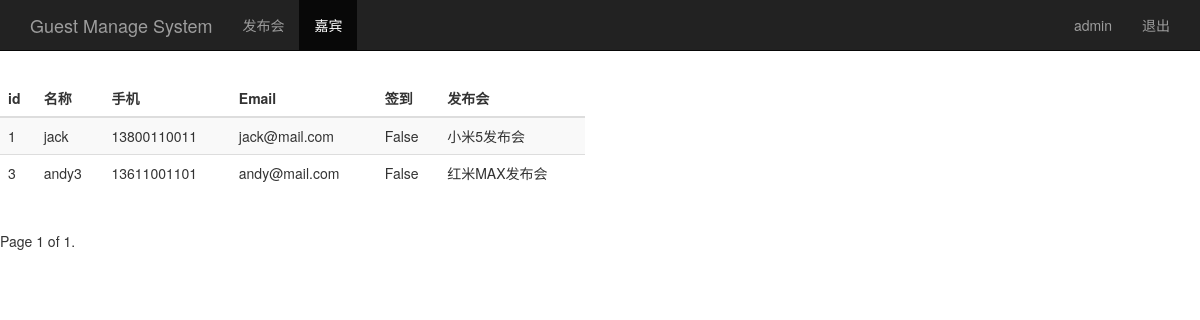
The page /guest_manage/ (signed in) on the database its author committed.
### sign/models.py (models this page shows, shortened)
class Guest(models.Model):
    event = models.ForeignKey(Event,on_delete=models.CASCADE) #关联发布会id
    realname = models.CharField(max_length=64) #姓名
    phone = models.CharField(max_length=16) #手机号
    email = models.EmailField() #邮箱
    sign = models.BooleanField() #签到状态
    create_time = models.DateTimeField(auto_now=True) #创建时间
    class Meta:
        unique_together = ('event','phone')

class Event(models.Model):
    name = models.CharField(max_length=100) #发布会标题
    limit = models.IntegerField() #参加人数
    status = models.BooleanField() #状态
    address = models.CharField(max_length=200) #地址
    start_time = models.DateTimeField('event time') #发布会时间
    create_time = models.DateTimeField(auto_now=True) #创建时间
    def __str__(self):
        return self.name

### sign/views.py (the view)
# urls.py: path('guest_manage/',views.guest_name),
@login_required
def guest_name(request):
    username = request.session.get('user','')
    guest_list = Guest.objects.all()
    paginator = Paginator(guest_list,2)
    page = request.GET.get('page')
    try:
        contacts = paginator.page(page)
    except PageNotAnInteger:
        contacts = paginator.page(1)
    except EmptyPage:
        contacts = paginator.page(paginator.num_pages)
    return render(request,'guest_manage.html',{'user':username,'guests':contacts})

### templates/guest_manage.html (shortened to what this page needs)
<!DOCTYPE html>
<html lang="zh-CN">
<head>
    {% load bootstrap3 %}
    {% bootstrap_css %}
</head>
<body>
    <nav class="navbar navbar-inverse navbar-fixed-top">
        <div class="container">
            <div class="nav-header">
                <a class="navbar-brand" href="/event_manage/">Guest Manage System</a>
            </div>
            <div id="navbar" class="collapse navbar-collapse">
                <ul class="nav navbar-nav">
                    <li><a href="/event_manage/">发布会</a></li>
                    <li class="active"><a href="#">嘉宾</a></li>
                </ul>
                <ul class="nav navbar-nav navbar-right">
                    <li><a href="#">{{ user }}</a></li>
                    <li><a href="/logout/">退出</a></li>
                </ul>
            </div>
        </div>
    </nav>
    <div class="row" style="padding-top: 80px">
        <div class="col-md-6">
            <table class="table table-striped">
                <thead>
                    <tr>
                        <th>id</th><th>名称</th><th>手机</th><th>Email</th><th>签到</th><th>发布会</th>
                    </tr>
                </thead>
                <tbody>
                    {% for guest in guests %}
                        <tr>
                            <td>{{ guest.id }}</td>
                            <td>{{ guest.realname }}</td>
                            <td>{{ guest.phone }}</td>
                            <td>{{ guest.email }}</td>
                            <td>{{ guest.sign }}</td>
                            <td>{{ guest.event }}</td>
                        </tr>
                    {% endfor %}
                </tbody>
            </table>
        </div>
    </div>
    <div class="pagination">
        <span class="step-links">
                <span class="current">
                    Page {{ guests.number }} of {{ guests.paginator.num_pages }}.
                </span>
        </span>
    </div>
</body>
</html>

### rows shown on the page
Guest: id "1", realname "jack", phone "13800110011", email "jack@mail.com", sign "False", event "小米5发布会"
Guest: id "3", realname "andy3", phone "13611001101", email "andy@mail.com", sign "False", event "红米MAX发布会"

### other values the page prints
{{ user }} "admin"
{{ guests.number }} "1"
{{ guests.paginator.num_pages }} "1"
